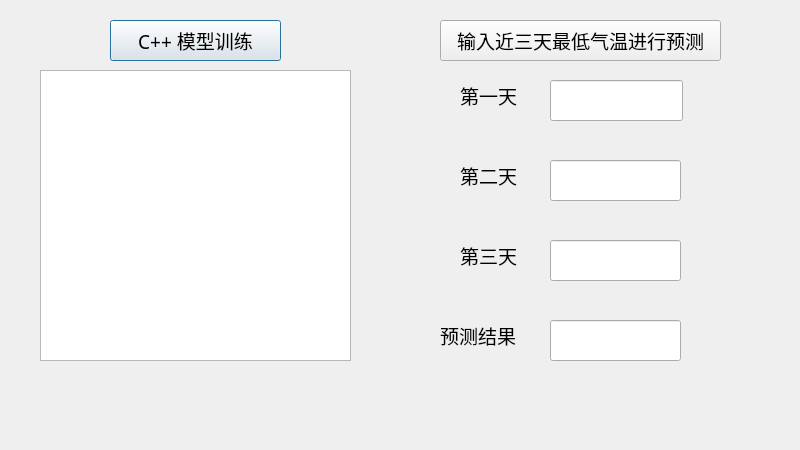
<?xml version="1.0" encoding="UTF-8"?>
<ui version="4.0">
 <class>WeatherAI</class>
 <widget class="QDialog" name="WeatherAI">
  <property name="geometry">
   <rect>
    <x>0</x>
    <y>0</y>
    <width>800</width>
    <height>450</height>
   </rect>
  </property>
  <property name="windowTitle">
   <string>天气预报(测试版)-天气AI</string>
  </property>
  <widget class="QPushButton" name="Button1">
   <property name="geometry">
    <rect>
     <x>110</x>
     <y>20</y>
     <width>171</width>
     <height>41</height>
    </rect>
   </property>
   <property name="font">
    <font>
     <family>微软雅黑</family>
     <pointsize>14</pointsize>
    </font>
   </property>
   <property name="text">
    <string>C++ 模型训练</string>
   </property>
  </widget>
  <widget class="QTextEdit" name="textEditC">
   <property name="geometry">
    <rect>
     <x>40</x>
     <y>70</y>
     <width>311</width>
     <height>291</height>
    </rect>
   </property>
  </widget>
  <widget class="QPushButton" name="Button1_2">
   <property name="geometry">
    <rect>
     <x>440</x>
     <y>20</y>
     <width>281</width>
     <height>41</height>
    </rect>
   </property>
   <property name="font">
    <font>
     <family>微软雅黑</family>
     <pointsize>14</pointsize>
    </font>
   </property>
   <property name="text">
    <string>输入近三天最低气温进行预测</string>
   </property>
  </widget>
  <widget class="QLineEdit" name="lineEditone">
   <property name="geometry">
    <rect>
     <x>550</x>
     <y>80</y>
     <width>133</width>
     <height>41</height>
    </rect>
   </property>
   <property name="font">
    <font>
     <family>Times New Roman</family>
     <pointsize>16</pointsize>
    </font>
   </property>
  </widget>
  <widget class="QLabel" name="label_1">
   <property name="geometry">
    <rect>
     <x>460</x>
     <y>80</y>
     <width>61</width>
     <height>31</height>
    </rect>
   </property>
   <property name="font">
    <font>
     <family>Agency FB</family>
     <pointsize>14</pointsize>
    </font>
   </property>
   <property name="text">
    <string>第一天</string>
   </property>
  </widget>
  <widget class="QLabel" name="label_2">
   <property name="geometry">
    <rect>
     <x>460</x>
     <y>160</y>
     <width>61</width>
     <height>31</height>
    </rect>
   </property>
   <property name="font">
    <font>
     <family>Agency FB</family>
     <pointsize>14</pointsize>
    </font>
   </property>
   <property name="text">
    <string>第二天</string>
   </property>
  </widget>
  <widget class="QLabel" name="label_3">
   <property name="geometry">
    <rect>
     <x>460</x>
     <y>240</y>
     <width>61</width>
     <height>31</height>
    </rect>
   </property>
   <property name="font">
    <font>
     <family>Agency FB</family>
     <pointsize>14</pointsize>
    </font>
   </property>
   <property name="text">
    <string>第三天</string>
   </property>
  </widget>
  <widget class="QLineEdit" name="lineEdittwo">
   <property name="geometry">
    <rect>
     <x>550</x>
     <y>160</y>
     <width>131</width>
     <height>41</height>
    </rect>
   </property>
   <property name="font">
    <font>
     <family>Times New Roman</family>
     <pointsize>16</pointsize>
    </font>
   </property>
  </widget>
  <widget class="QLineEdit" name="lineEditthree">
   <property name="geometry">
    <rect>
     <x>550</x>
     <y>240</y>
     <width>131</width>
     <height>41</height>
    </rect>
   </property>
   <property name="font">
    <font>
     <family>Times New Roman</family>
     <pointsize>16</pointsize>
    </font>
   </property>
  </widget>
  <widget class="QLabel" name="label_4">
   <property name="geometry">
    <rect>
     <x>440</x>
     <y>320</y>
     <width>81</width>
     <height>31</height>
    </rect>
   </property>
   <property name="font">
    <font>
     <family>Agency FB</family>
     <pointsize>14</pointsize>
    </font>
   </property>
   <property name="text">
    <string>预测结果</string>
   </property>
  </widget>
  <widget class="QLineEdit" name="lineEditfour">
   <property name="geometry">
    <rect>
     <x>550</x>
     <y>320</y>
     <width>131</width>
     <height>41</height>
    </rect>
   </property>
   <property name="font">
    <font>
     <family>Times New Roman</family>
     <pointsize>16</pointsize>
    </font>
   </property>
  </widget>
 </widget>
 <resources/>
 <connections/>
</ui>
